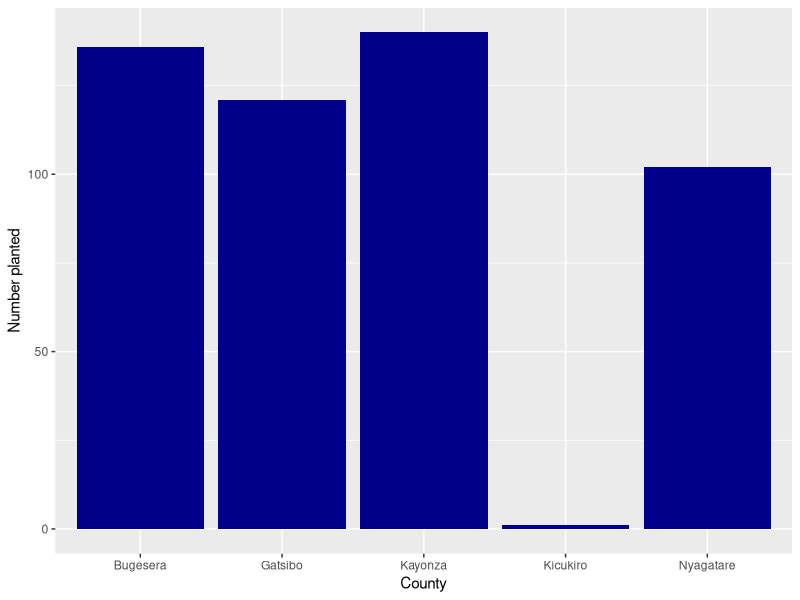
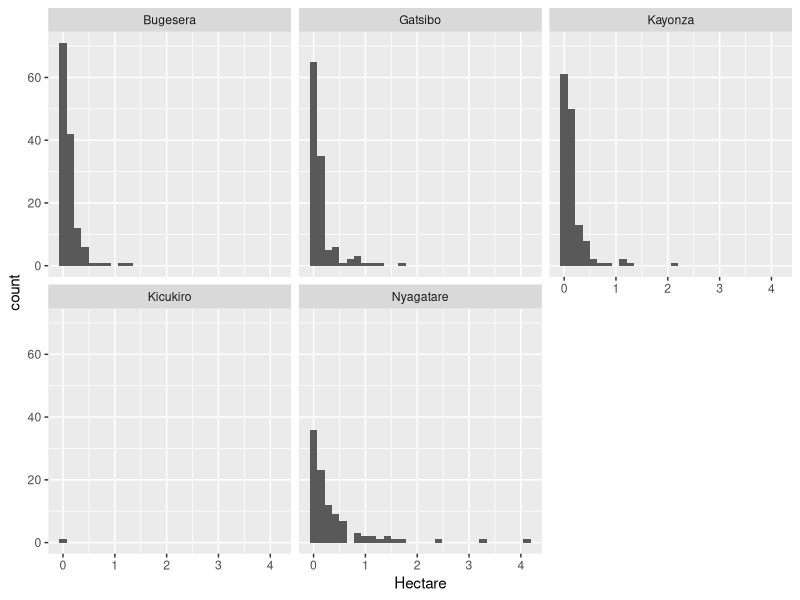
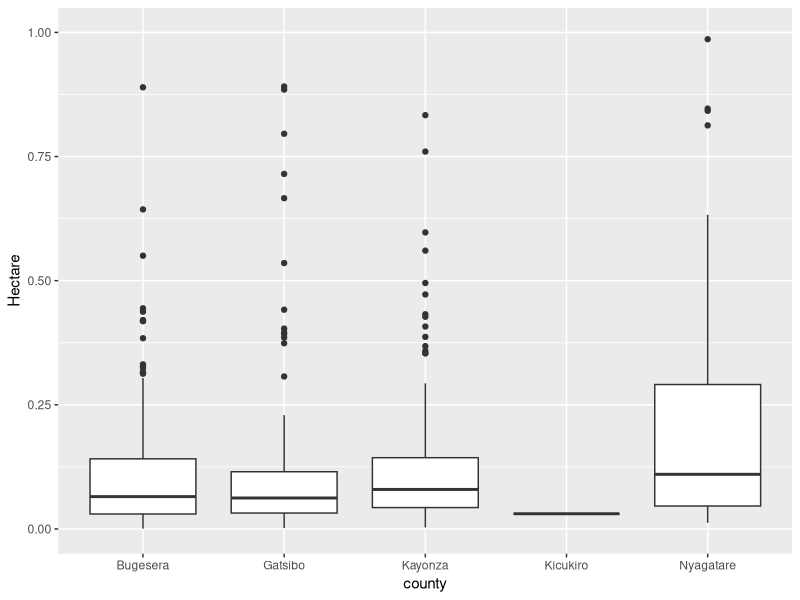
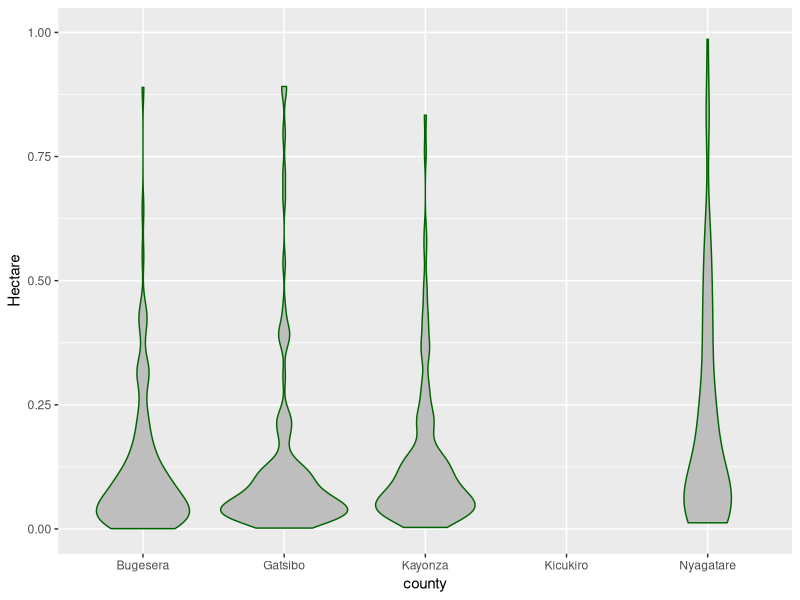
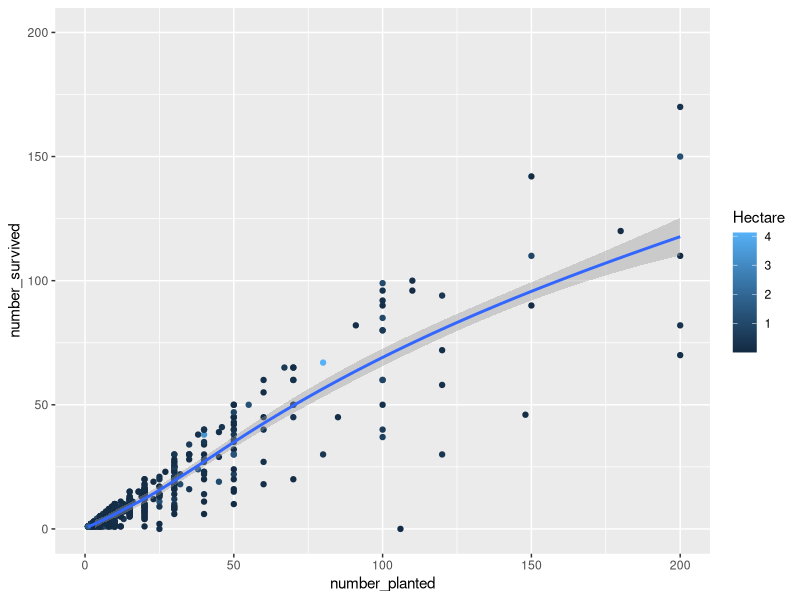
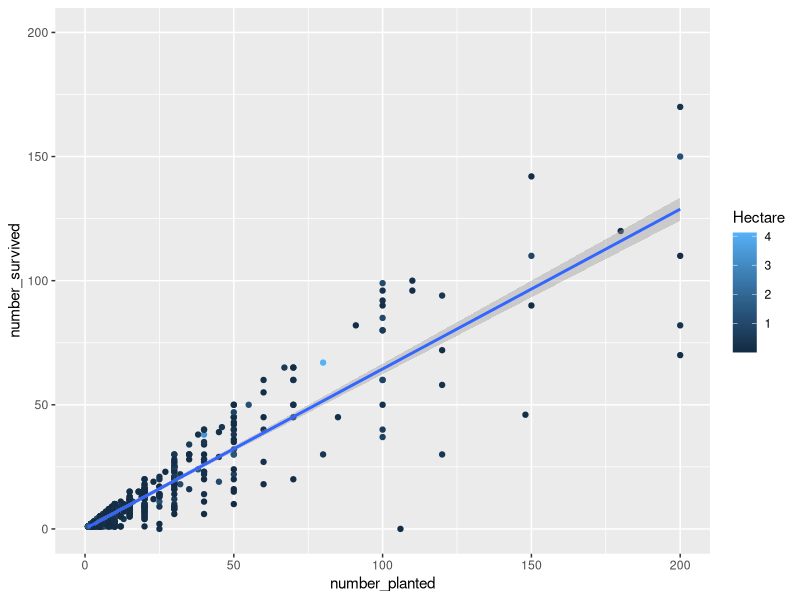

R code for these plots, in order:
## ---- chunk 1
# Load libraries
library(tidyverse)
library(data.table)

# If not installed yet:
install.packages('tidyverse')
install.packages('data.table')
## ---- chunk 2
# Import data
ra <- read_csv('Rwanda_subset.csv')

## ---- chunk 3
# Explore data types in the data set
summary(ra)
View(ra)
names(ra)
# Which variables can be found in the data set
## ---- chunk 4
# How many unique plots in the data?
length(unique(ra$plotID))
## ---- chunk 5
# Which counties are in the data?
unique(ra$county)
## ---- chunk 6
# How many plots per county?
ra %>% 
  group_by(county) %>% 
  summarise(number_plots=n())
  
## ---- chunk 7
# Find NAs in the county_region column and change the value
length(which(is.na(ra$county_region)==T))

## ---- chunk 8
# What data type is the "plant_date" column?
class(ra$plant_date)

# Which unique planting years are in the data?
unique(year(ra$plant_date))
# How many planted in each year per county
ra %>% 
  group_by(county, year(plant_date)) %>% 
  summarise(number_planted=n())

## ---- chunk 9
# Visualize the number of plots per county
ra %>% 
  group_by(county) %>% 
  summarise(number_planted=n()) %>% 
  ggplot()+
  geom_col(aes(x=county, y=number_planted), fill='darkblue')+
  labs(y='Number planted', x='County')
  # Change the color and width of the the bars
  # Look up some information on the type of plot you used (eg what does 'identity' mean?)

## ---- chunk 10
# Show the distribution in size of the plots in different counties
ggplot(ra)+
  geom_histogram(aes(x=Hectare))+
  facet_wrap(~county)

ggplot(ra)+
  geom_boxplot(aes(x=county, y=Hectare))+
  ylim(0,1)

ggplot(ra)+
  geom_violin(aes(x=county, y=Hectare), fill='grey',
              col='dark green')+
  ylim(0,1)

# Does the y limit make sense?

## ---- chunk 11
# Plot the number trees planted vs the number survived
ggplot(ra)+
  geom_point(aes(x=number_planted, y=number_survived, col=Hectare))+
  geom_smooth(aes(x=number_planted,y=number_survived),
              method='loess')+
  ylim(0,200)+
  xlim(0,200)

ggplot(ra)+
  geom_point(aes(x=number_planted, y=number_survived, col=Hectare))+
  geom_smooth(aes(x=number_planted,y=number_survived),
              method='lm')+
  ylim(0,200)+
  xlim(0,200)

  #Add an extra variable as aesthetic 

## ---- chunk 12
# Create new column and add to the dataset



# Show the survival ratio and plot



# Show survival per county



# Create a new variable with the number of trees per hectare and visualize against survive_ratio



## ---- chunk 13
# Create new column that equals 1 when "Hectare" is >0.5ha and "number_planted" is <10



# See in how many instances this is the case



# Explore the if_else function


# Find NAs values in "county_region"


# Use the if_else function to change the NA into "No region"



# Remove the rows with "No region" in "country_region"




# Try to combine as many as the commands above in one pipe



## ---- chunk 14
# Find the plots with the highest 10% number of trees per hectare in a garden. Then, exclude all columns but plotID, county, plant_date and trees_hectares. Then visualise the result 



## ---- chunk 15
# Create new column that equals 1 when "Hectare" is >0.5ha and "number_planted" is <10




# See in how many instances this is the case



